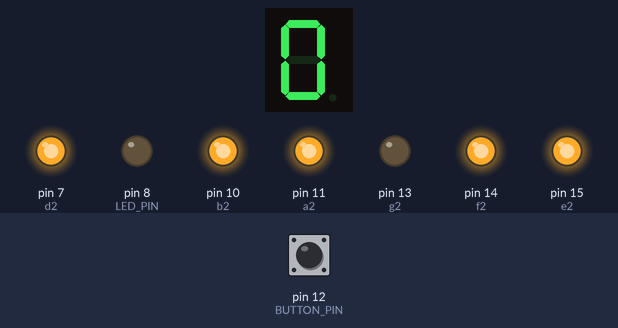
The sketch below on a simulated Arduino Uno, built with avr-gcc and run on an emulated ATmega328P. On the bench: 1-digit seven-segment display, output pins drawn as LEDs (lit = HIGH). Wiring (inferred from the names in the program): 1-digit 7-segment display, segments lit when HIGH: segments pin 2, pin 3, pin 4, pin 16, pin 19, pin 18, pin 17. The inputs (shaded band) are chosen by the test bench; at power-on: pin 12 (BUTTON_PIN) HIGH. The segment pins are drawn as the display they are named for; pins used as bus, display or sensor lines are not drawn.

Above: at 1.2 s.
1.3 s: pin 12 (BUTTON_PIN) pulled LOW for 0.15 s
At 2.6 s:
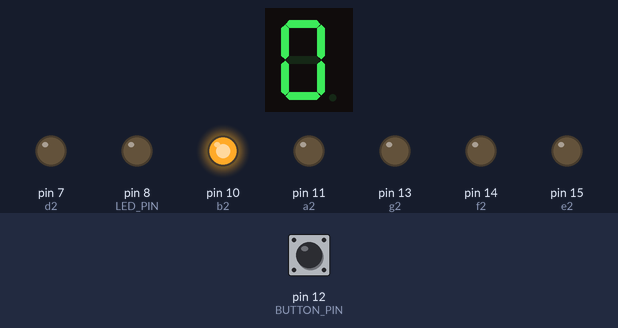
3.1 s: pin 12 (BUTTON_PIN) pulled LOW for 1 s
At 5.2 s:
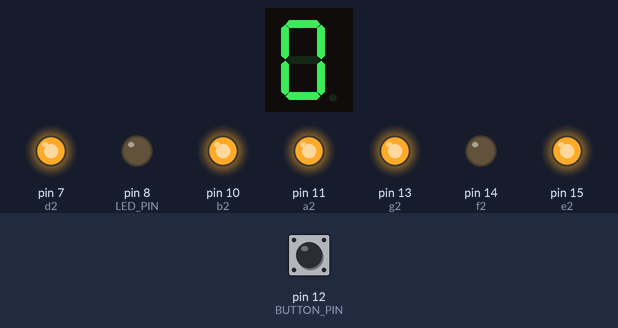
5.7 s: pin 12 (BUTTON_PIN) pulled LOW for 0.15 s
At 7.1 s:
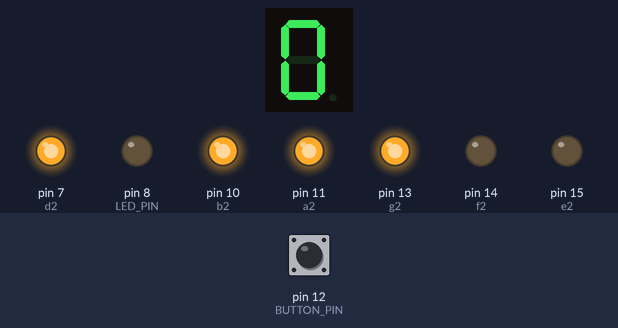
7.5 s: pin 12 (BUTTON_PIN) pulled LOW for 3.2 s
At 11.4 s:
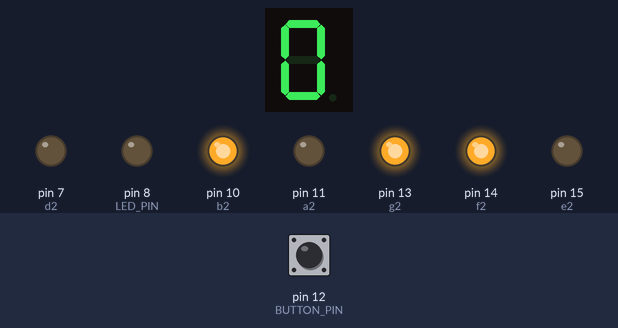
12.3 s: pin 12 (BUTTON_PIN) pulled LOW for 0.15 s
At 13.3 s:
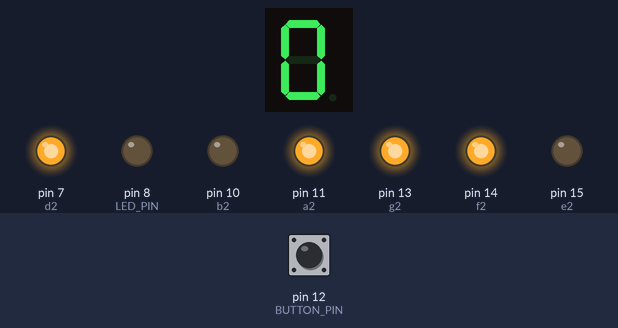
14.1 s: pin 12 (BUTTON_PIN) pulled LOW for 1 s
At 15.9 s:
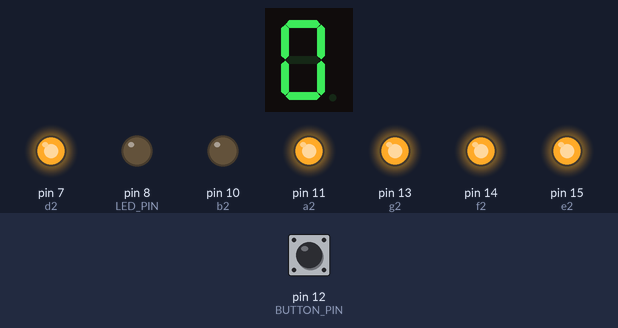
Timing chart, 0 to 17.4 s (numbered marks = the images above; inputs shaded):
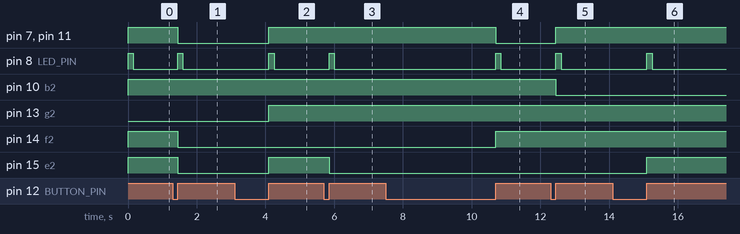

Measured:
- after the input at 1.3 s, pin 7 (d2), pin 11 (a2), pin 14 (f2), pin 15 (e2): HIGH → LOW after 0.15 s; pin 8 (LED_PIN): LOW → HIGH after 0.15 s, → LOW 0.15 s later
- after the input at 3.1 s, pin 7 (d2), pin 11 (a2), pin 13 (g2), pin 15 (e2): LOW → HIGH after 1.0 s; pin 8 (LED_PIN): LOW → HIGH after 1.0 s, → LOW 0.15 s later
- after the input at 5.7 s, pin 8 (LED_PIN): LOW → HIGH after 0.15 s, → LOW 0.15 s later; pin 15 (e2): HIGH → LOW after 0.15 s
- after the input at 7.5 s, pin 7 (d2), pin 11 (a2): HIGH → LOW after 3.2 s; pin 8 (LED_PIN): LOW → HIGH after 3.2 s, → LOW 0.15 s later; pin 14 (f2): LOW → HIGH after 3.2 s
- after the input at 12.3 s, pin 7 (d2), pin 11 (a2): LOW → HIGH after 0.15 s; pin 8 (LED_PIN): LOW → HIGH after 0.15 s, → LOW 0.15 s later; pin 10 (b2): HIGH → LOW after 0.15 s
- after the input at 14.1 s, pin 8 (LED_PIN): LOW → HIGH after 1.0 s, → LOW 0.15 s later; pin 15 (e2): LOW → HIGH after 1.0 s

The sketch:

counter.ino
```cpp
#define BUTTON_PIN 12
#define LED_PIN 8
#define a 2
#define b 3
#define c 4
#define d 16
#define e 19
#define f 18
#define g 17
#define a2 11
#define b2 10
#define c2 9
#define d2 7
#define e2 15
#define f2 14
#define g2 13
int buttonState = 0;
int countValue = -1;
int prestate = 0;
int countFrame = 0;
int modulus = 0;

void setup() {
  pinMode(BUTTON_PIN, INPUT_PULLUP);
  pinMode(LED_PIN, OUTPUT);
  pinMode(a, OUTPUT);
  pinMode(b, OUTPUT);
  pinMode(c, OUTPUT);
  pinMode(d, OUTPUT);
  pinMode(e, OUTPUT);
  pinMode(f, OUTPUT);
  pinMode(g, OUTPUT);
  pinMode(a2, OUTPUT);
  pinMode(b2, OUTPUT);
  pinMode(c2, OUTPUT);
  pinMode(d2, OUTPUT);
  pinMode(e2, OUTPUT);
  pinMode(f2, OUTPUT);
  pinMode(g2, OUTPUT);
}

void loop() {
  value:
    buttonState = digitalRead(BUTTON_PIN);

    if(buttonState == HIGH && prestate == 0){
      turnOff();
      countValue++;
      Serial.println(countValue);
      digitalWrite(LED_PIN, HIGH);
      displayDigitFirst(countValue);
      displayDigitSecond(countValue);
      delay(150);
      digitalWrite(LED_PIN, LOW);

      prestate = 1;
    } else if(buttonState == LOW){
      prestate = 0;
    }
}

void displayDigitFirst(int input){

  int digit = input / 10;

  if(digit != 1 && digit != 4){
    digitalWrite(a, HIGH);
  }

  if(digit != 5 && digit != 6){
    digitalWrite(b, HIGH);
  }

  if(digit != 2){
    digitalWrite(c, HIGH);
  }

  if(digit != 1 && digit != 4 && digit != 7){
    digitalWrite(d, HIGH);
  }

  if(digit == 2 || digit == 6 || digit == 8 || digit == 0){
    digitalWrite(e, HIGH);
  }

  if(digit != 1 && digit != 2 && digit != 3 && digit != 7){
    digitalWrite(f, HIGH);
  }

  if(digit != 0 && digit != 1 && digit != 7){
    digitalWrite(g, HIGH);
  }
}

void displayDigitSecond(int input){

  int digit = input % 10;

  if(digit != 1 && digit != 4){
    digitalWrite(a2, HIGH);
  }

  if(digit != 5 && digit != 6){
    digitalWrite(b2, HIGH);
  }

  if(digit != 2){
    digitalWrite(c2, HIGH);
  }

  if(digit != 1 && digit != 4 && digit != 7){
    digitalWrite(d2, HIGH);
  }

  if(digit == 2 || digit == 6 || digit == 8 || digit == 0){
    digitalWrite(e2, HIGH);
  }

  if(digit != 1 && digit != 2 && digit != 3 && digit != 7){
    digitalWrite(f2, HIGH);
  }

  if(digit != 0 && digit != 1 && digit != 7){
    digitalWrite(g2, HIGH);
  }
}

void turnOff(){
  digitalWrite(a,LOW);
  digitalWrite(b,LOW);
  digitalWrite(c,LOW);
  digitalWrite(d,LOW);
  digitalWrite(e,LOW);
  digitalWrite(f,LOW);
  digitalWrite(g,LOW);
  digitalWrite(a2,LOW);
  digitalWrite(b2,LOW);
  digitalWrite(c2,LOW);
  digitalWrite(d2,LOW);
  digitalWrite(e2,LOW);
  digitalWrite(f2,LOW);
  digitalWrite(g2,LOW);
}
```
